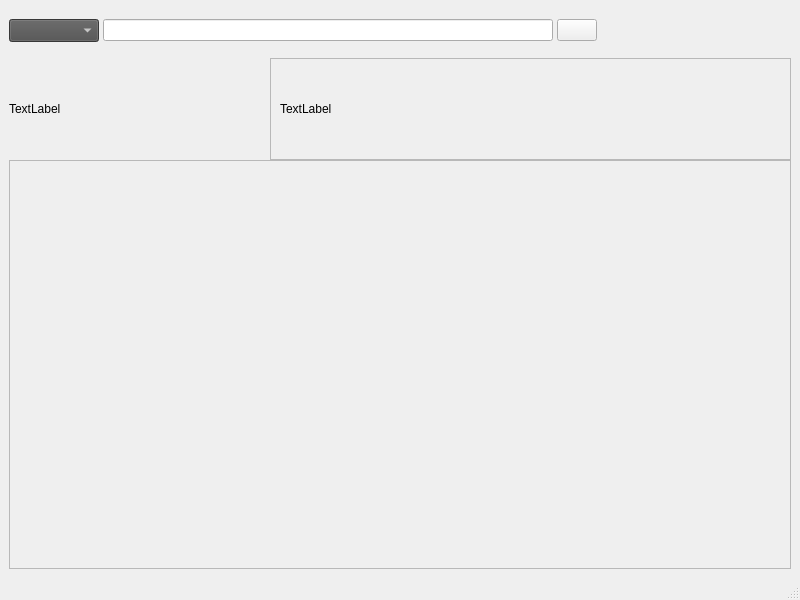
<?xml version="1.0" encoding="UTF-8"?>
<ui version="4.0">
 <class>MainWindow</class>
 <widget class="QMainWindow" name="MainWindow">
  <property name="enabled">
   <bool>true</bool>
  </property>
  <property name="geometry">
   <rect>
    <x>0</x>
    <y>0</y>
    <width>800</width>
    <height>600</height>
   </rect>
  </property>
  <property name="minimumSize">
   <size>
    <width>800</width>
    <height>600</height>
   </size>
  </property>
  <property name="maximumSize">
   <size>
    <width>800</width>
    <height>600</height>
   </size>
  </property>
  <property name="windowTitle">
   <string>MainWindow</string>
  </property>
  <widget class="QWidget" name="centralwidget">
   <layout class="QVBoxLayout" name="verticalLayout" stretch="1,12,1">
    <item>
     <layout class="QHBoxLayout" name="daohang_layout" stretch="4,20,1,4">
      <property name="spacing">
       <number>4</number>
      </property>
      <property name="sizeConstraint">
       <enum>QLayout::SetDefaultConstraint</enum>
      </property>
      <property name="leftMargin">
       <number>0</number>
      </property>
      <property name="topMargin">
       <number>0</number>
      </property>
      <property name="rightMargin">
       <number>100</number>
      </property>
      <property name="bottomMargin">
       <number>0</number>
      </property>
      <item>
       <widget class="QComboBox" name="comboBox">
        <property name="font">
         <font>
          <pointsize>10</pointsize>
         </font>
        </property>
        <property name="styleSheet">
         <string notr="true">background-color: rgb(79, 79, 79);
color: rgb(255, 255, 255);</string>
        </property>
       </widget>
      </item>
      <item>
       <widget class="QLineEdit" name="sousuo_input"/>
      </item>
      <item>
       <widget class="QPushButton" name="sousuo">
        <property name="text">
         <string/>
        </property>
       </widget>
      </item>
      <item>
       <widget class="QLabel" name="user_info">
        <property name="text">
         <string/>
        </property>
        <property name="alignment">
         <set>Qt::AlignCenter</set>
        </property>
       </widget>
      </item>
     </layout>
    </item>
    <item>
     <layout class="QHBoxLayout" name="recommend" stretch="1,4">
      <property name="spacing">
       <number>0</number>
      </property>
      <property name="leftMargin">
       <number>0</number>
      </property>
      <property name="topMargin">
       <number>0</number>
      </property>
      <item>
       <layout class="QGridLayout" name="left_layout" rowstretch="0" columnstretch="0">
        <property name="sizeConstraint">
         <enum>QLayout::SetDefaultConstraint</enum>
        </property>
        <property name="leftMargin">
         <number>0</number>
        </property>
        <property name="topMargin">
         <number>0</number>
        </property>
        <property name="rightMargin">
         <number>0</number>
        </property>
        <property name="bottomMargin">
         <number>300</number>
        </property>
        <property name="horizontalSpacing">
         <number>0</number>
        </property>
        <property name="verticalSpacing">
         <number>6</number>
        </property>
       </layout>
      </item>
      <item>
       <layout class="QVBoxLayout" name="right_layout" stretch="1,4">
        <property name="spacing">
         <number>0</number>
        </property>
        <item>
         <layout class="QHBoxLayout" name="up_layout" stretch="1,2">
          <property name="spacing">
           <number>0</number>
          </property>
          <item>
           <widget class="QLabel" name="img_label">
            <property name="text">
             <string>TextLabel</string>
            </property>
           </widget>
          </item>
          <item>
           <widget class="QScrollArea" name="scrollArea">
            <property name="sizeAdjustPolicy">
             <enum>QAbstractScrollArea::AdjustToContents</enum>
            </property>
            <property name="widgetResizable">
             <bool>true</bool>
            </property>
            <widget class="QWidget" name="scrollAreaWidgetContents_2">
             <property name="geometry">
              <rect>
               <x>0</x>
               <y>0</y>
               <width>411</width>
               <height>89</height>
              </rect>
             </property>
             <layout class="QVBoxLayout" name="verticalLayout_3">
              <item>
               <layout class="QVBoxLayout" name="verticalLayout_2">
                <property name="spacing">
                 <number>0</number>
                </property>
                <item>
                 <widget class="QLabel" name="music_form_info">
                  <property name="text">
                   <string>TextLabel</string>
                  </property>
                  <property name="wordWrap">
                   <bool>true</bool>
                  </property>
                 </widget>
                </item>
               </layout>
              </item>
             </layout>
            </widget>
           </widget>
          </item>
         </layout>
        </item>
        <item>
         <widget class="QScrollArea" name="music_form">
          <property name="widgetResizable">
           <bool>true</bool>
          </property>
          <widget class="QWidget" name="scrollAreaWidgetContents">
           <property name="geometry">
            <rect>
             <x>0</x>
             <y>0</y>
             <width>620</width>
             <height>371</height>
            </rect>
           </property>
          </widget>
         </widget>
        </item>
       </layout>
      </item>
     </layout>
    </item>
    <item>
     <layout class="QVBoxLayout" name="process_layout">
      <property name="spacing">
       <number>0</number>
      </property>
     </layout>
    </item>
   </layout>
  </widget>
  <widget class="QStatusBar" name="statusbar"/>
 </widget>
 <tabstops>
  <tabstop>comboBox</tabstop>
  <tabstop>sousuo_input</tabstop>
  <tabstop>scrollArea</tabstop>
  <tabstop>music_form</tabstop>
 </tabstops>
 <resources/>
 <connections/>
</ui>
